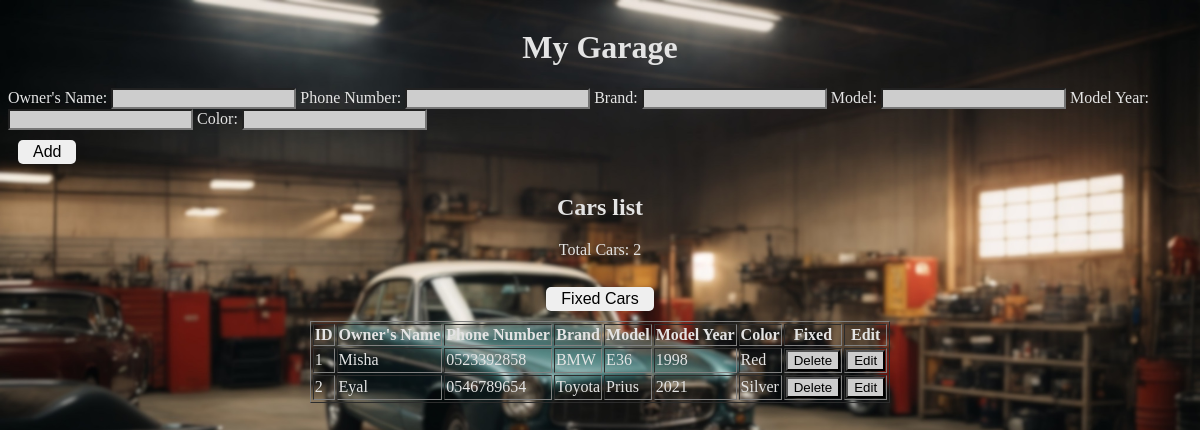
The page / on the database its author committed.
### tables this page shows
CREATE TABLE Cars (OwnerName, OwnerNumber TEXT, Brand, Model, ModelYear , Color);

### app.py (the view)
@app.route('/')
def home():
    cur.execute("SELECT rowid,* FROM Cars")
    cars = cur.fetchall()
    return render_template('index.html', cars=cars)

### templates/index.html (shortened to what this page needs)
<!DOCTYPE html>
<html lang="en">
<head>
    <link rel="stylesheet" href="{{ url_for('static', filename='styles/style.css') }}">
</head>
<body>
<div id="main-content">
    <h1>My Garage</h1>
    <form action="/add" method="post">
        Owner's Name: <input name="ownerName">
        Phone Number: <input type="tel" name="phoneNumber">
        Brand: <input name="brand">
        Model: <input name="model">
        Model Year: <input name="year">
        Color: <input name="clr">
        <button style="display: flex;" type="submit">Add</button>
    </form>
    <h2>Cars list</h2>
    <div id="counter">Total Cars: {{ cars|length }}</div><br>
    <a href="{{ url_for('fixed') }}"><button>Fixed Cars</button></a>
    <div id="display">
        <table border="1">
            <thead>
                <tr>
                    <th>ID</th>
                    <th>Owner's Name</th>
                    <th>Phone Number</th>
                    <th>Brand</th>
                    <th>Model</th>
                    <th>Model Year</th>
                    <th>Color</th>
                    <th>Fixed</th>
                    <th>Edit</th>
                </tr>
            </thead>
            <tbody>
                {% for car in cars %}
                <tr>
                    <td>{{ car[0] }}</td>
                    <td>{{ car[1] }}</td>
                    <td>{{ car[2] }}</td>
                    <td>{{ car[3] }}</td>
                    <td>{{ car[4] }}</td>
                    <td>{{ car[5] }}</td>
                    <td>{{ car[6] }}</td>
                    <td>
                        <form method="POST" action="/delete/{{ car[0] }}" onsubmit="return confirm('Are you sure you want to delete this car?');">
                            <input type="submit" value="Delete">
                        </form>
                    </td>
                    <td>
                        <input onclick="toggleEditForm({{ car[0] }})" type="button" value="Edit">
                    </td>
                </tr>
                {% endfor %}
            </tbody>
        </table>
    </div>
</div>
</body>
</html>

### static/styles/style.css (style rules this page uses)
body { background-image: url('../assets/carGarageOne.jpeg'); background-size: cover; background-repeat: no-repeat; background-color: gray; display: flex; flex-direction: column; align-items: center; justify-content: center; color: rgb(228, 228, 228); }
input { background-color: #cdcdcd; }
button { color: black; padding: 3px 15px; border: none; border-radius: 5px; cursor: pointer; font-size: 16px; margin: 10px; }
#main-content { flex-direction: column; align-items: center; justify-content: center; display: flex; }

### rows shown on the page
Cars: rowid "1", OwnerName "Misha", OwnerNumber "0523392858", Brand "BMW", Model "E36", ModelYear "1998", Color "Red"
Cars: rowid "2", OwnerName "Eyal", OwnerNumber "0546789654", Brand "Toyota", Model "Prius", ModelYear "2021", Color "Silver"

### other values the page prints
{{ cars|length }} "2"
